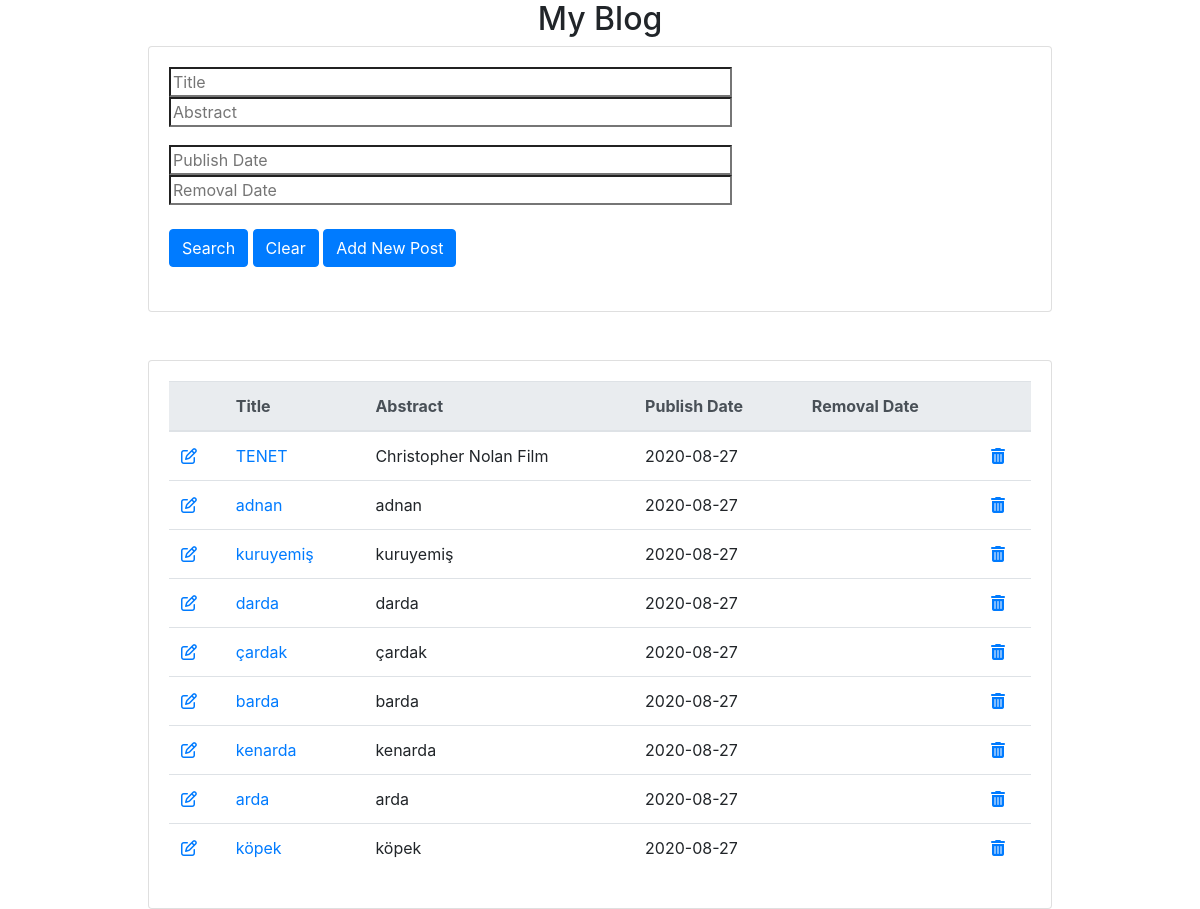
The app's page /, older data.
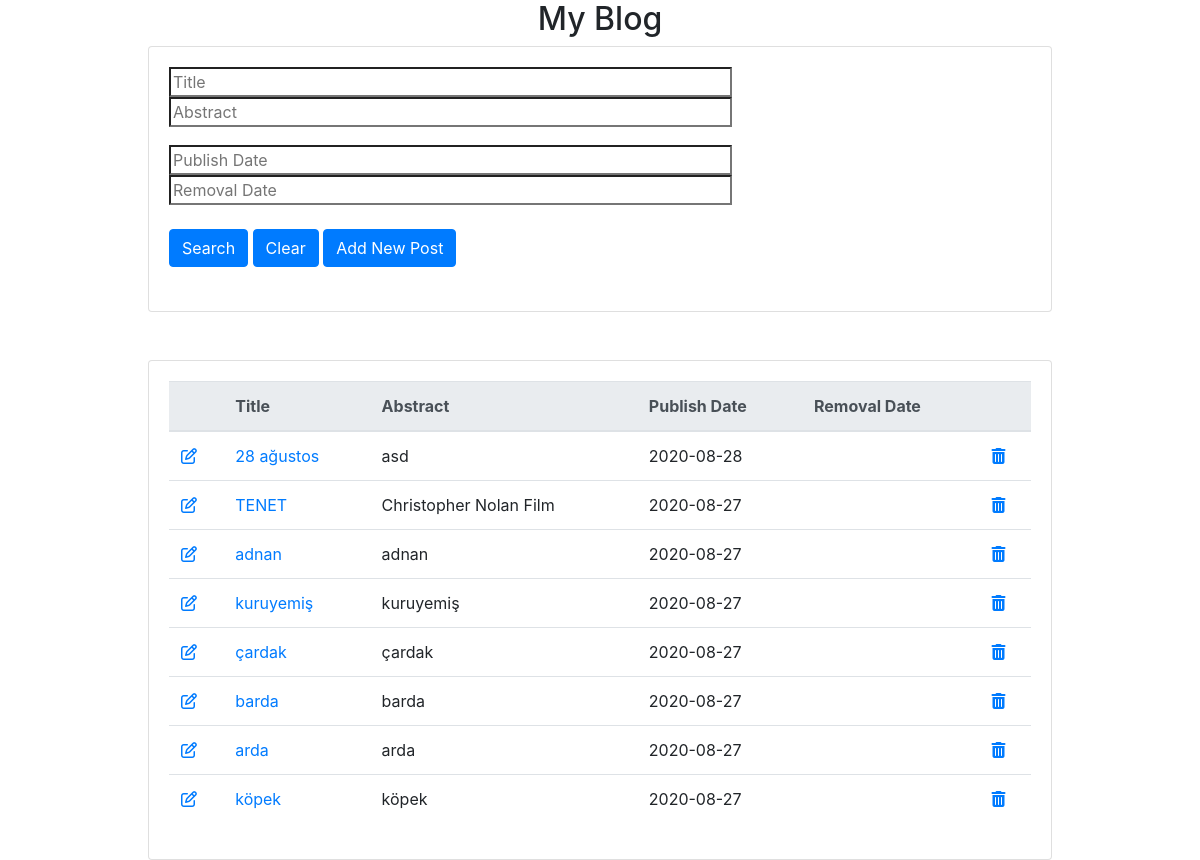
The same page, newer data.
### blogs/models.py (models this page shows, shortened)
class Blog(models.Model):
    title = models.CharField(max_length=100)
    slug = models.SlugField()
    abstract = models.TextField()
    body = models.TextField()
    publish_date = models.DateTimeField(auto_now_add=True)
    removal_date = models.DateTimeField(null=True, blank=True)

### blogs/templates/blogs/posts.html
{% extends "blogs/homepage.html" %}
{% block content %}
<div class="card mx-auto" style="width: 56.5rem;">
	<div class="card-body">
		<table class="table" style="width=100%">
			<thead class="thead-light">
				<tr>
					<th></th>
					<th scope="col">Title</th>
					<th scope="col">Abstract</th>
					<th scope="col">Publish Date</th>
					<th scope="col">Removal Date</th>
					<th></th>
				</tr>
			</thead>
			{% for blog in object_list %}
				<tr>
					<td scope="row"><a href="{% url 'edit_blog' pk=blog.id %}"><i class='far fa-edit'</i></a></td>
					<td><a href="/blogs/{{blog.id}}">{{blog.title}}</a></td>
					<td>{{blog.abstract}}</td>
					<td>{{blog.publish_date|date:"Y-m-d"}}</td>
					<td>{{blog.removal_date|date:"Y-m-d"}}</td>
					<td><a href="{% url 'delete_blog' pk=blog.id %}"><i class="fa fa-trash"></i></a></td>
				</tr>
			{% endfor %}
		</table>
	</div>
</div>
{% endblock %}

Row changes from the older to the newer data that the page shows:
removed Blog: title "darda", abstract "darda", publish_date "2020-08-27"
removed Blog: title "kenarda", abstract "kenarda", publish_date "2020-08-27"
added Blog: title "28 ağustos", abstract "asd", publish_date "2020-08-28"
